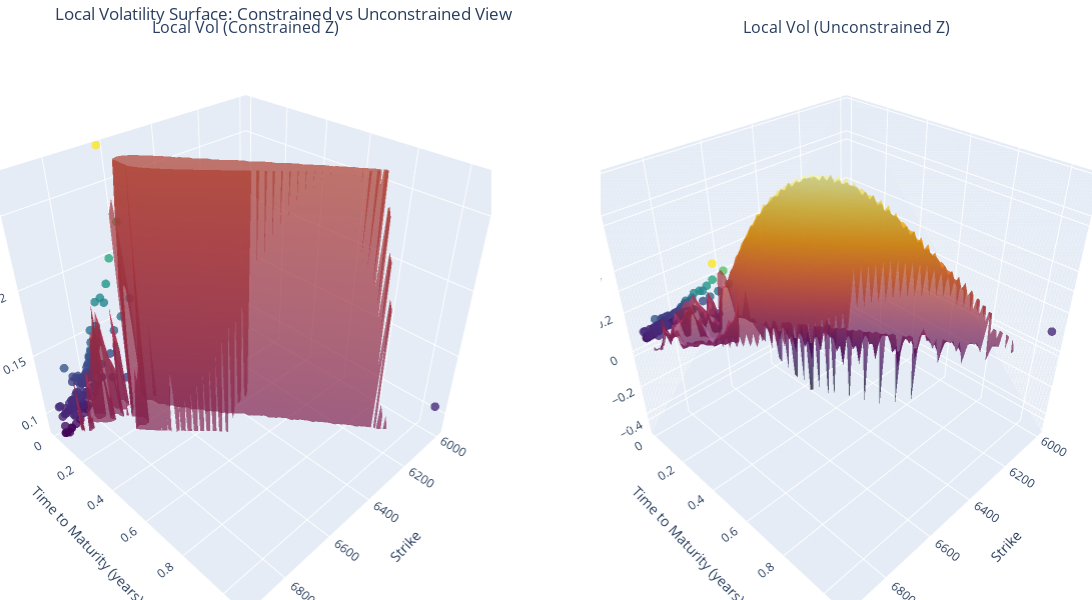

The notebook cell this image was saved under:
### Code cell
impvol_interp = interp
params = [calls["S0"].iloc[0],calls["r"].iloc[0],impvol_interp]
local_vol_surface = get_local_vol_surface(calls,params)
plot_local_vol_surface(calls,local_vol_surface)
